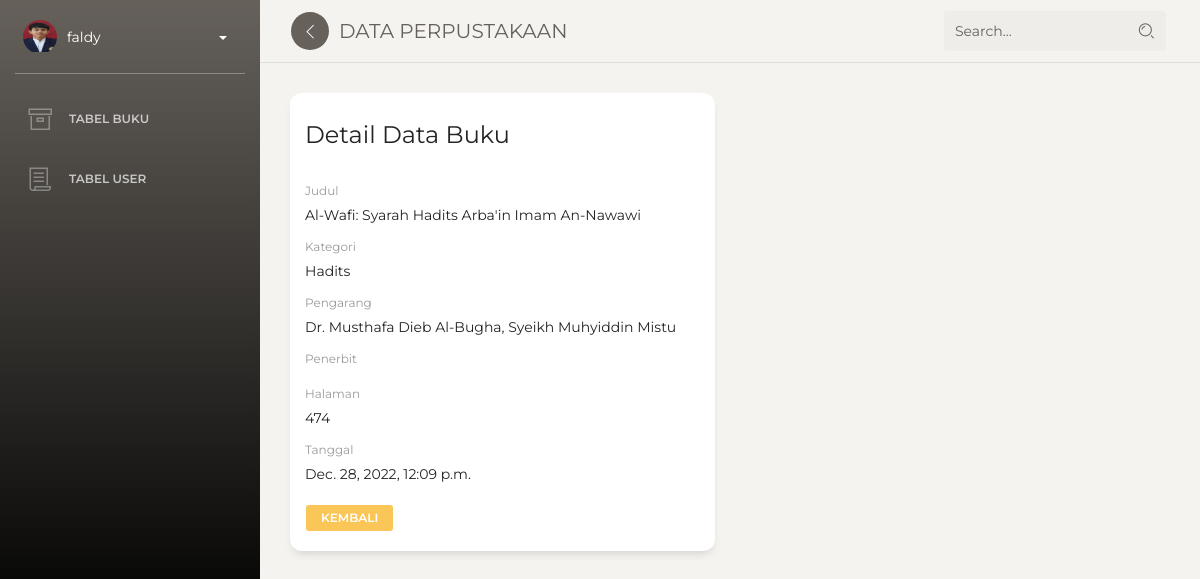
/dashboard/buku/lihat/6 (signed in), run on the app's committed database.
### buku/models.py (models this page shows, shortened)
class Buku(models.Model):
    judul = models.CharField(max_length=100, blank=True, null=True)
    pengarang = models.CharField(max_length=100)
    deskripsi = models.TextField()
    halaman = models.IntegerField()
    kategori = models.ForeignKey(Kategori, on_delete=models.CASCADE)
    date = models.DateTimeField(auto_now_add=True)
    class Meta:
        ordering =['-id']
        verbose_name_plural = "Buku"

class Kategori(models.Model):
    nama = models.CharField(max_length=50)
    def __str__(self):
        return self.nama
    class Meta:
        verbose_name_plural = "Kategori"

### buku/views.py (the view)
# urls.py: path('buku/lihat/<str:id>', lihat_buku, name='lihat_buku'),
@login_required
def lihat_buku(request, id):
    template_name = "back/lihat_buku.html"
    buku = Buku.objects.get(id=id)
    context = {
        'title' : 'Detail Buku',
        'buku' : buku,
    }
    return render(request, template_name, context)

### templates/back/lihat_buku.html (shortened to what this page needs)
{% extends 'back/base.html' %}
{% block content %}
<div class="content">
<div class="row">
<div class="col-md-6">
    <div class="card ">
      <div class="card-header ">
        <h4 class="card-title">Detail Data Buku</h4>
      </div>
      <div class="card-body ">
        <form method="POST" action="#">
          <label>Judul</label>
          <div class="form-group">
            {{buku.judul}}
          </div>
          <label>Kategori</label>
          <div class="form-group">
            {{buku.kategori}}
          </div>
          <label>Pengarang</label>
          <div class="form-group">
            {{buku.pengarang}}
          </div>
          <label>Penerbit</label>
          <label>Halaman</label>
          <div class="form-group">
            {{buku.halaman}}
          </div>
          <label>Tanggal</label>
          <div class="form-group">
            {{buku.date}}
          </div>
          <a class="btn btn-sm btn-warning" href="{% url 'tabel_buku' %}">Kembali</a>
        </form>
      </div>
    </div>
  </div>
</div>
</div>
{% endblock content %}

### templates/back/menu.html (shortened to what this page needs)
{% load static %}
  <div class="sidebar-wrapper">
    <div class="user">
      <div class="photo">
        <img src="{% static 'back/img/faces/about.jpeg' %}">
      </div>
      <div class="info">
        <a data-toggle="collapse" href="#collapseExample" class="collapsed">
          <span>
            {{user}}
            <b class="caret"></b>
          </span>
        </a>
      </div>
    </div>
    <ul class="nav">
      <li>
        <a href="{% url 'tabel_buku' %}">
          <i class="nc-icon nc-box"></i>
          <p>Tabel Buku</p>
        </a>
      </li>
      {% if request.session.is_administrator == 'administrator' %}
      <li>
        <a href="{% url 'tabel_user' %}">
          <i class="nc-icon nc-paper"></i>
          <p>Tabel User</p>
        </a>
      </li>
      {% endif %}
    </ul>
  </div>
</div>

### data on the page
Buku: judul "Al-Wafi: Syarah Hadits Arba'in Imam An-Nawawi", kategori "Hadits", pengarang "Dr. Musthafa Dieb Al-Bugha, Syeikh Muhyiddin Mistu", halaman "474", date "Dec. 28, 2022, 12:09 p.m."

### other printed values
{{ user }} "faldy"
